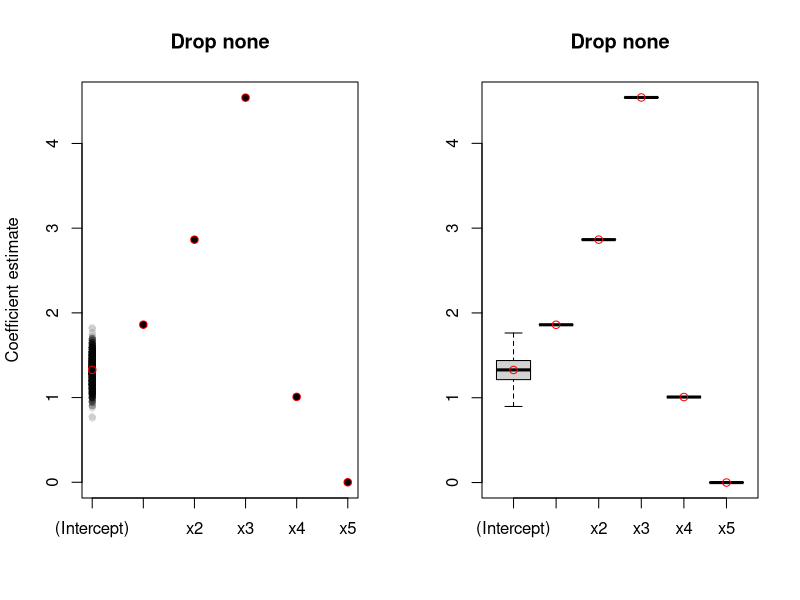
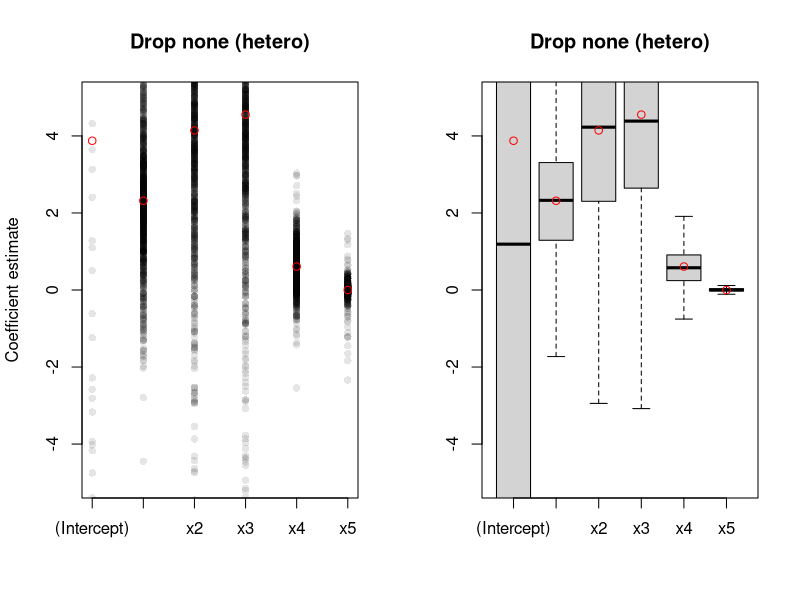
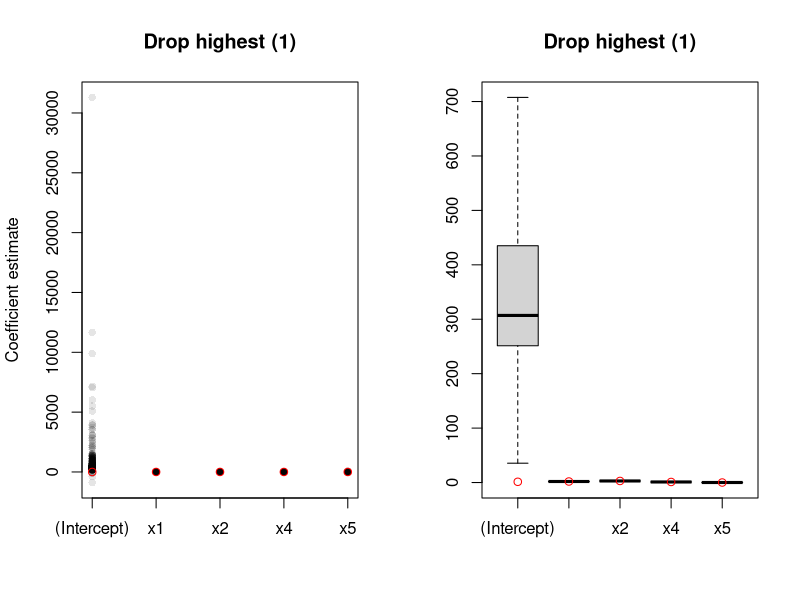
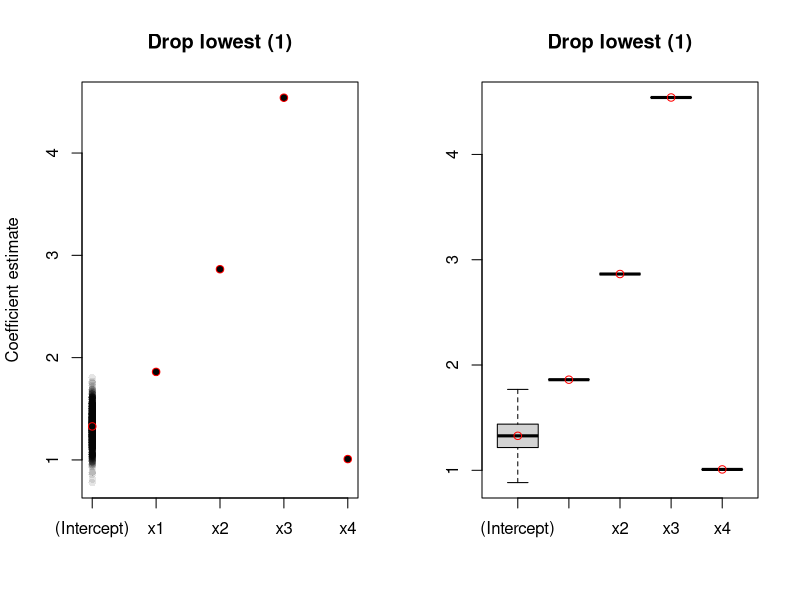
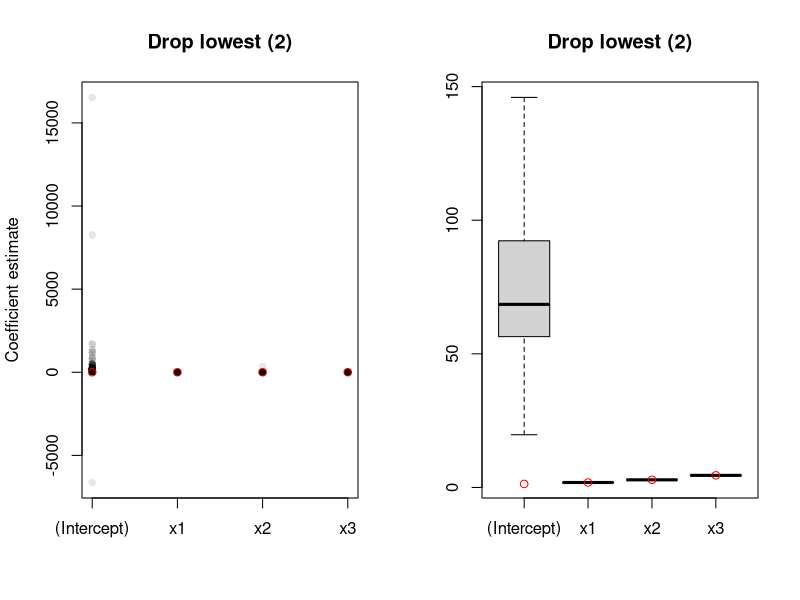
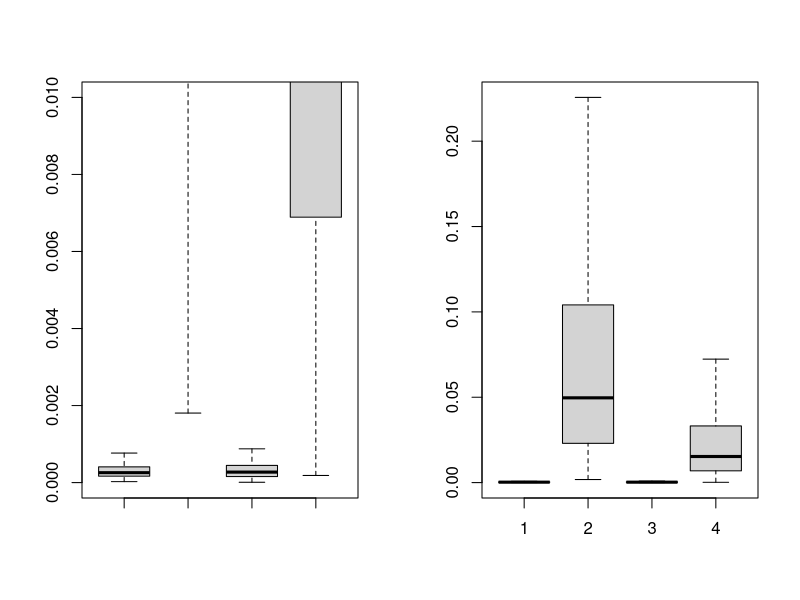

These charts were generated, in order, by the following R code:
library(scales)

## What is the impact of not adjusting for a (highly/weakly) predictive covariate in a regression model?
## What is the impact of using unweighted regression with heteroskedastic data?

## numPredictors: number of predictors (not including intercept)
## numZero: number of predictors whose coefficients are zero (not intercept)
## numObs: total number of observations
simulateRegressionData <- function(numPredictors, numZero = 0, numObs = 1000, numDatasets = 1000, equalVar = TRUE) {
	coeffs <- runif(numPredictors+1-numZero, 0, 5)
	coeffs <- c(coeffs, rep(0, numZero))
	datasets <- lapply(seq_len(numDatasets), function(i) {
		## Make a numObs x numPredictors matrix
		predictors <- do.call(cbind, lapply(seq_len(numPredictors), function(j) {
			rt(numObs, df = 1, ncp = 10)
		}))
		## Multiply predictors matrix by coefficients
		outcome <- rowSums(sweep(predictors, 2, tail(coeffs, -1), FUN = "*")) + coeffs[1]
		if (equalVar) {
			outcome <- outcome + rnorm(numObs, 0, 5)
		} else {
			outcome <- outcome + rnorm(numObs, 0, outcome)
		}
		df <- as.data.frame(cbind(outcome, predictors))
		colnames(df) <- c("y", paste0("x", seq_len(numPredictors)))
		return(df)
	})
	names(coeffs) <- c("(Intercept)", paste0("x", seq_len(numPredictors)))
	attr(datasets, "trueCoeffs") <- coeffs
	return(datasets)
}

fitModels <- function(datasets, dropLowest = 0, dropHighest = 0) {
	coeffs <- tail(attr(datasets, "trueCoeffs"), -1)
	numCoeffs <- length(coeffs)
	if (dropLowest + dropHighest >= numCoeffs) {
		stop("Need to keep at least one predictor")
	}
	if (dropLowest > 0) {
		whichDropLow <- order(coeffs)[1:dropLowest]
	} else {
		whichDropLow <- c()
	}
	if (dropHighest > 0) {
		whichDropHigh <- order(coeffs)[(numCoeffs-dropHighest+1):numCoeffs]
	} else {
		whichDropHigh <- c()
	}
	dropCols <- c(whichDropLow, whichDropHigh)
	keepCols <- c(1, setdiff(seq_len(numCoeffs), dropCols)+1)
	print(keepCols)
	fits <- lapply(seq_along(datasets), function(i) {
		df <- datasets[[i]]
		df <- df[,keepCols]
		lmfit <- lm(y ~ ., data = df)
		return(lmfit)
	})
	attr(fits, "trueCoeffs") <- attr(datasets, "trueCoeffs")[keepCols]
	return(fits)
}

plotResults <- function(fits, ...) {
	trueCoeffs <- attr(fits, "trueCoeffs")
	coeffMat <- do.call(cbind, lapply(fits, function(fit) {
		coefficients(fit)
	}))
	par(mfrow = c(1,2))
	matplot(x = seq_len(nrow(coeffMat)), y = coeffMat, pch = 16, col = alpha("black", 0.1), xlab = "", ylab = "Coefficient estimate", xaxt = "n", ...)
	points(x = seq_len(nrow(coeffMat)), y = trueCoeffs, col = "red")
	axis(side = 1, at = seq_len(nrow(coeffMat)), labels = rownames(coeffMat))

	coeffList <- lapply(seq_len(nrow(coeffMat)), function(i) {
		coeffMat[i,]
	})
	boxplot(coeffList, outline = FALSE, xaxt = "n", ...)
	points(x = seq_len(nrow(coeffMat)), y = trueCoeffs, col = "red")
	axis(side = 1, at = seq_len(nrow(coeffMat)), labels = rownames(coeffMat))
}

accuracyMeasures <- function(fits) {
	trueCoeffs <- attr(fits, "trueCoeffs")
	medianAbsError <- sapply(fits, function(fit) {
		median(abs(coefficients(fit)-trueCoeffs))
	})
	return(medianAbsError)
}

set.seed(1)
simdata <- simulateRegressionData(numPredictors = 5, numZero = 1, numObs = 1000, numDatasets = 1000)
simdataHetero <- simulateRegressionData(numPredictors = 5, numZero = 1, numObs = 1000, numDatasets = 1000, equalVar = FALSE)
fits <- fitModels(simdata)
fitsHetero <- fitModels(simdataHetero)
fits2 <- fitModels(simdata, dropHighest = 1)
fits3 <- fitModels(simdata, dropLowest = 1)
fits4 <- fitModels(simdata, dropLowest = 2)
plotResults(fits, main = "Drop none")
plotResults(fitsHetero, main = "Drop none (hetero)", ylim = c(-5,5))
plotResults(fits2, main = "Drop highest (1)")
plotResults(fits3, main = "Drop lowest (1)")
plotResults(fits4, main = "Drop lowest (2)")
acc <- accuracyMeasures(fits)
acc2 <- accuracyMeasures(fits2)
acc3 <- accuracyMeasures(fits3)
acc4 <- accuracyMeasures(fits4)

boxplot(acc, acc2, acc3, acc4, outline = FALSE, ylim = c(0,0.01))
boxplot(acc, acc2, acc3, acc4, outline = FALSE)






